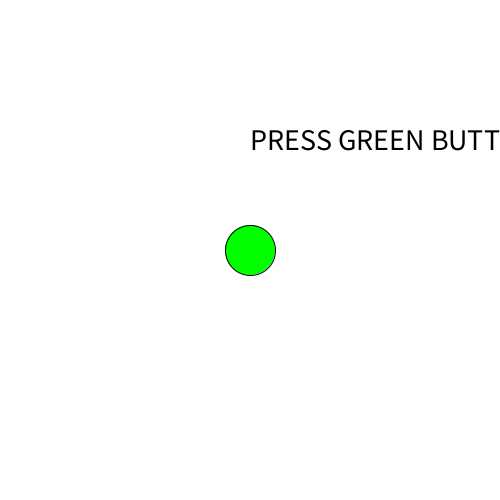
Frame 1 (no input)
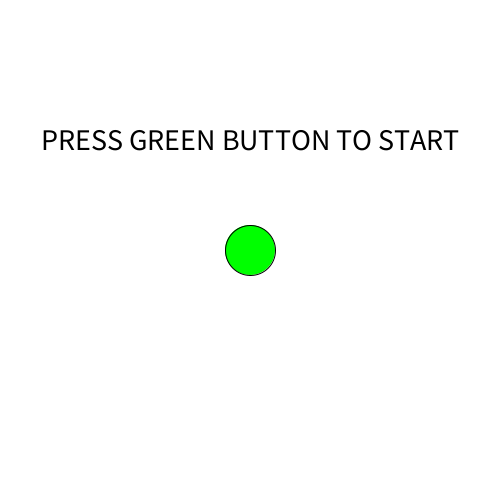
Frame 60 (the mouse pressed at the canvas centre just before this capture)
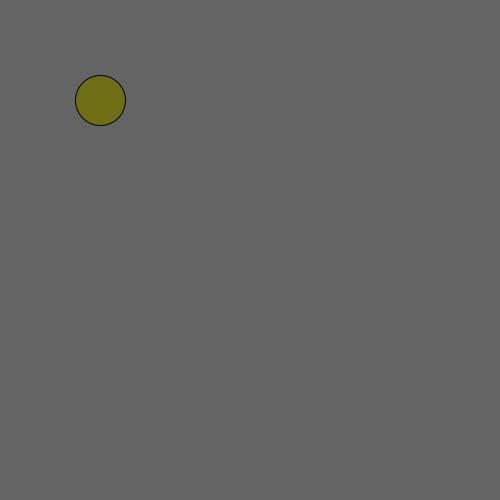
Frame 120 (the mouse held since frame 60 and released just before this capture)

The Processing sketch that drew these frames (run headless with seeded random() and noise(); from frame 60 on, the mouse is pressed at the canvas centre):

// Processing sketch: game_screen
// ── game_screen.pde
int screen=0;
//------------------------------------------------------------
void setup () {
  size(500, 500);
}

//--------------------------------------------------------------
void draw() {

  switch(screen) {
  case 0:
    startScreen();
    break;
  case 1:
    gameScreen();

    break;
  case 2:
    gameOver();

    break;
  }

//------------------------------------------------------------

//-------------------------------------------------------------

}
void startScreen() {

  background(255);
  textSize(30);

  fill(0);
  text("PRESS GREEN BUTTON TO START", width/2, height/2-100);
  textAlign(CENTER);
  fill(0, 255, 0);
  ellipse(width/2, height/2, 50, 50);
}



void mousePressed() {
  
  if(screen==0){
  if (dist(mouseX, mouseY, width/2, height/2)<25) {

    println("button clicked");

    screen=1;
  }
  }

  if (screen==1) {
    if (dist(mouseX, mouseY, 100, 100)<25) {
    
      screen=2;
  
    } 
}

  }
  
  
  void gameScreen() {
  background(100);
  fill(110, 110, 20);
  ellipse(100, 100, 50, 50);
}

void  gameOver () {

  background(0, 0, 255);
  text("game over", 10, 100, 100, 100);
}
